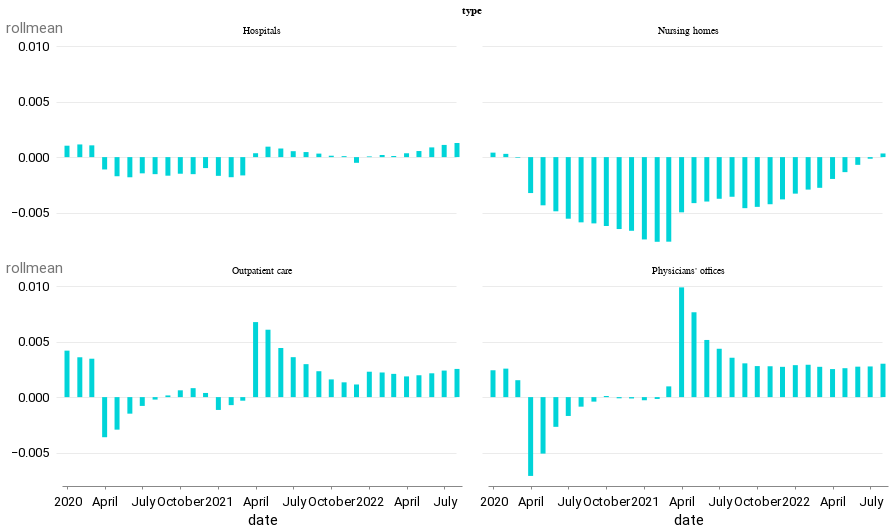

The cell this chart's notebook holds for it:
### Code cell
alt.Chart(
    combined_rollmean[combined_rollmean["date"] >= "2020-01-01"]
).mark_bar().encode(x=alt.X("date"), y=alt.Y("rollmean")).properties(
    width=400, height=200
).facet(
    facet=alt.Facet("type:O"), columns=2
)

### Figure 1 — Vega-Lite specification as saved in the notebook (floating-point values rounded to 4 significant figures)
{"config": {"view": {"width": 800, "height": 450, "strokeOpacity": 0}, "background": "#ffffff", "title": {"anchor": "start", "font": "Summit Sans", "fontColor": "palette[\"black\"]", "fontSize": 18, "fontWeight": "normal"}, "arc": {"fill": "#00d4d8"}, "area": {"fill": "#00d4d8"}, "line": {"stroke": "#00d4d8", "strokeWidth": 3}, "path": {"stroke": "#00d4d8"}, "rect": {"fill": "#00d4d8"}, "shape": {"stroke": "#00d4d8"}, "bar": {"fill": "#00d4d8"}, "point": {"stroke": "#00d4d8"}, "symbol": {"fill": "#00d4d8", "size": 30}, "axis": {"titleFont": "Roboto", "titleFontSize": 15, "titleFontWeight": "normal", "labelFont": "Roboto, sans", "labelFontSize": 13, "labelFontWeight": "normal"}, "axisX": {"labelAngle": 0, "labelPadding": 6, "tickSize": 3, "grid": false}, "axisY": {"labelBaseline": "middle", "maxExtent": 45, "minExtent": 45, "titleAlign": "left", "titleAngle": 0, "titleX": -45, "titleY": -11, "domainOpacity": 0, "gridWidth": 0.6, "gridColor": "#dddddd", "offset": 6, "tickSize": 0, "titleColor": "#767676"}, "legend": {"titleFont": "Roboto", "titleFontSize": 15, "titleFontWeight": "normal", "symbolType": "square", "labelFont": "Roboto, sans", "labelFontSize": 13}, "range": {"category": ["#005f66", "#e37e2d", "#d64a3b", "#76b0ef", "#c1bc40"], "diverging": ["#e68a4f", "#f4bb6a", "#f9e39c", "#dadfe2", "#a6b7c6", "#849eae"], "heatmap": ["#7ff6f6", "#00eeef", "#00d4d8", "#00abb2", "#00848b", "#fbf2c7", "#00363d"], "ordinal": ["#7ff6f6", "#00eeef", "#00d4d8", "#00abb2", "#00848b", "#fbf2c7", "#00363d"], "ramp": ["#7ff6f6", "#00eeef", "#00d4d8", "#00abb2", "#00848b", "#fbf2c7", "#00363d"]}}, "data": {"name": "data-cfa28d1aba3ae7a6f79422105570f959"}, "facet": {"field": "type", "type": "ordinal"}, "spec": {"mark": "bar", "encoding": {"x": {"field": "date", "type": "temporal"}, "y": {"field": "rollmean", "type": "quantitative"}}, "height": 200, "width": 400}, "columns": 2, "$schema": "https://vega.github.io/schema/vega-lite/v4.17.0.json", "datasets": {"data-cfa28d1aba3ae7a6f79422105570f959": [{"date": "2020-01-01T00:00:00", "value": 2720.0, "type": "Physicians' offices", "pct_change": 0.002396, "rollmean": 0.002416}, {"date": "2020-02-01T00:00:00", "value": 2728.0, "type": "Physicians' offices", "pct_change": 0.002868, "rollmean": 0.002563}, {"date": "2020-03-01T00:00:00", "value": 2700.0, "type": "Physicians' offices", "pct_change": -0.0103, "rollmean": 0.001522}, {"date": "2020-04-01T00:00:00", "value": 2425.0, "type": "Physicians' offices", "pct_change": -0.1017, "rollmean": -0.007093}, {"date": "2020-05-01T00:00:00", "value": 2492.0, "type": "Physicians' offices", "pct_change": 0.02747, "rollmean": -0.005084}, {"date": "2020-06-01T00:00:00", "value": 2569.0, "type": "Physicians' offices", "pct_change": 0.03127, "rollmean": -0.002675}, {"date": "2020-07-01T00:00:00", "value": 2604.0, "type": "Physicians' offices", "pct_change": 0.01347, "rollmean": -0.001696}, {"date": "2020-08-01T00:00:00", "value": 2636.0, "type": "Physicians' offices", "pct_change": 0.0121, "rollmean": -0.0008597}, {"date": "2020-09-01T00:00:00", "value": 2658.0, "type": "Physicians' offices", "pct_change": 0.008348, "rollmean": -0.0004066}, {"date": "2020-10-01T00:00:00", "value": 2675.0, "type": "Physicians' offices", "pct_change": 0.00666, "rollmean": 0.0001019}, {"date": "2020-11-01T00:00:00", "value": 2684.0, "type": "Physicians' offices", "pct_change": 0.003177, "rollmean": -0.0001073}, {"date": "2020-12-01T00:00:00", "value": 2691.0, "type": "Physicians' offices", "pct_change": 0.002795, "rollmean": -0.0001239}, {"date": "2021-01-01T00:00:00", "value": 2692.0, "type": "Physicians' offices", "pct_change": 0.0004831, "rollmean": -0.0002833}, {"date": "2021-02-01T00:00:00", "value": 2704.0, "type": "Physicians' offices", "pct_change": 0.004271, "rollmean": -0.0001664}, {"date": "2021-03-01T00:00:00", "value": 2713.0, "type": "Physicians' offices", "pct_change": 0.003291, "rollmean": 0.0009664}, {"date": "2021-04-01T00:00:00", "value": 2727.0, "type": "Physicians' offices", "pct_change": 0.005197, "rollmean": 0.009876}, {"date": "2021-05-01T00:00:00", "value": 2729.0, "type": "Physicians' offices", "pct_change": 0.0005867, "rollmean": 0.007637}, {"date": "2021-06-01T00:00:00", "value": 2732.0, "type": "Physicians' offices", "pct_change": 0.001356, "rollmean": 0.005144}, {"date": "2021-07-01T00:00:00", "value": 2743.0, "type": "Physicians' offices", "pct_change": 0.003953, "rollmean": 0.004351}, {"date": "2021-08-01T00:00:00", "value": 2750.0, "type": "Physicians' offices", "pct_change": 0.002406, "rollmean": 0.003544}, {"date": "2021-09-01T00:00:00", "value": 2756.0, "type": "Physicians' offices", "pct_change": 0.002291, "rollmean": 0.003039}, {"date": "2021-10-01T00:00:00", "value": 2766.0, "type": "Physicians' offices", "pct_change": 0.003701, "rollmean": 0.002792}, {"date": "2021-11-01T00:00:00", "value": 2774.0, "type": "Physicians' offices", "pct_change": 0.003001, "rollmean": 0.002778}, {"date": "2021-12-01T00:00:00", "value": 2780.0, "type": "Physicians' offices", "pct_change": 0.002163, "rollmean": 0.002725}, {"date": "2022-01-01T00:00:00", "value": 2787.0, "type": "Physicians' offices", "pct_change": 0.002302, "rollmean": 0.002877}, {"date": "2022-02-01T00:00:00", "value": 2800.0, "type": "Physicians' offices", "pct_change": 0.004701, "rollmean": 0.002912}, {"date": "2022-03-01T00:00:00", "value": 2803.0, "type": "Physicians' offices", "pct_change": 0.001071, "rollmean": 0.002727}, {"date": "2022-04-01T00:00:00", "value": 2811.0, "type": "Physicians' offices", "pct_change": 0.002747, "rollmean": 0.002523}, {"date": "2022-05-01T00:00:00", "value": 2815.0, "type": "Physicians' offices", "pct_change": 0.00153, "rollmean": 0.002602}, {"date": "2022-06-01T00:00:00", "value": 2824.0, "type": "Physicians' offices", "pct_change": 0.00302, "rollmean": 0.00274}, {"date": "2022-07-01T00:00:00", "value": 2835.0, "type": "Physicians' offices", "pct_change": 0.004179, "rollmean": 0.002759}, {"date": "2022-08-01T00:00:00", "value": 2850.0, "type": "Physicians' offices", "pct_change": 0.005361, "rollmean": 0.003005}, {"date": "2020-01-01T00:00:00", "value": 3379.0, "type": "Nursing homes", "pct_change": 0.002433, "rollmean": 0.0004038}, {"date": "2020-02-01T00:00:00", "value": 3377.0, "type": "Nursing homes", "pct_change": -0.000444, "rollmean": 0.0002925}, {"date": "2020-03-01T00:00:00", "value": 3371.0, "type": "Nursing homes", "pct_change": -0.001806, "rollmean": -5.365e-05}, {"date": "2020-04-01T00:00:00", "value": 3244.0, "type": "Nursing homes", "pct_change": -0.03785, "rollmean": -0.003235}, {"date": "2020-05-01T00:00:00", "value": 3200.0, "type": "Nursing homes", "pct_change": -0.01341, "rollmean": -0.004338}, {"date": "2020-06-01T00:00:00", "value": 3181.0, "type": "Nursing homes", "pct_change": -0.005875, "rollmean": -0.004877}, {"date": "2020-07-01T00:00:00", "value": 3160.0, "type": "Nursing homes", "pct_change": -0.006696, "rollmean": -0.005543}, {"date": "2020-08-01T00:00:00", "value": 3147.0, "type": "Nursing homes", "pct_change": -0.004019, "rollmean": -0.005871}, {"date": "2020-09-01T00:00:00", "value": 3142.0, "type": "Nursing homes", "pct_change": -0.001779, "rollmean": -0.005965}, {"date": "2020-10-01T00:00:00", "value": 3134.0, "type": "Nursing homes", "pct_change": -0.002546, "rollmean": -0.006199}, {"date": "2020-11-01T00:00:00", "value": 3123.0, "type": "Nursing homes", "pct_change": -0.003415, "rollmean": -0.006474}, {"date": "2020-12-01T00:00:00", "value": 3110.0, "type": "Nursing homes", "pct_change": -0.004163, "rollmean": -0.006631}, {"date": "2021-01-01T00:00:00", "value": 3088.0, "type": "Nursing homes", "pct_change": -0.006913, "rollmean": -0.00741}, {"date": "2021-02-01T00:00:00", "value": 3079.0, "type": "Nursing homes", "pct_change": -0.002979, "rollmean": -0.007621}, {"date": "2021-03-01T00:00:00", "value": 3074.0, "type": "Nursing homes", "pct_change": -0.001689, "rollmean": -0.007611}, {"date": "2021-04-01T00:00:00", "value": 3055.0, "type": "Nursing homes", "pct_change": -0.006148, "rollmean": -0.004969}, {"date": "2021-05-01T00:00:00", "value": 3044.0, "type": "Nursing homes", "pct_change": -0.00347, "rollmean": -0.004141}, {"date": "2021-06-01T00:00:00", "value": 3032.0, "type": "Nursing homes", "pct_change": -0.004171, "rollmean": -0.003999}, {"date": "2021-07-01T00:00:00", "value": 3021.0, "type": "Nursing homes", "pct_change": -0.003694, "rollmean": -0.003749}, {"date": "2021-08-01T00:00:00", "value": 3015.0, "type": "Nursing homes", "pct_change": -0.001854, "rollmean": -0.003568}, {"date": "2021-09-01T00:00:00", "value": 2972.0, "type": "Nursing homes", "pct_change": -0.0141, "rollmean": -0.004595}, {"date": "2021-10-01T00:00:00", "value": 2969.0, "type": "Nursing homes", "pct_change": -0.001144, "rollmean": -0.004478}, {"date": "2021-11-01T00:00:00", "value": 2967.0, "type": "Nursing homes", "pct_change": -0.0005726, "rollmean": -0.004241}, {"date": "2021-12-01T00:00:00", "value": 2971.0, "type": "Nursing homes", "pct_change": 0.001078, "rollmean": -0.003804}, {"date": "2022-01-01T00:00:00", "value": 2968.0, "type": "Nursing homes", "pct_change": -0.0007069, "rollmean": -0.003287}, {"date": "2022-02-01T00:00:00", "value": 2973.0, "type": "Nursing homes", "pct_change": 0.001381, "rollmean": -0.002924}, {"date": "2022-03-01T00:00:00", "value": 2973.0, "type": "Nursing homes", "pct_change": 0.0002355, "rollmean": -0.002763}, {"date": "2022-04-01T00:00:00", "value": 2984.0, "type": "Nursing homes", "pct_change": 0.003431, "rollmean": -0.001965}, {"date": "2022-05-01T00:00:00", "value": 2995.0, "type": "Nursing homes", "pct_change": 0.003888, "rollmean": -0.001352}, {"date": "2022-06-01T00:00:00", "value": 3006.0, "type": "Nursing homes", "pct_change": 0.003706, "rollmean": -0.0006957}, {"date": "2022-07-01T00:00:00", "value": 3015.0, "type": "Nursing homes", "pct_change": 0.002894, "rollmean": -0.0001466}, {"date": "2022-08-01T00:00:00", "value": 3026.0, "type": "Nursing homes", "pct_change": 0.003848, "rollmean": 0.0003285}, {"date": "2020-01-01T00:00:00", "value": 5229.0, "type": "Hospitals", "pct_change": 0.001417, "rollmean": 0.001027}, {"date": "2020-02-01T00:00:00", "value": 5236.0, "type": "Hospitals", "pct_change": 0.001243, "rollmean": 0.001141}, {"date": "2020-03-01T00:00:00", "value": 5236.0, "type": "Hospitals", "pct_change": 7.64e-05, "rollmean": 0.001058}, {"date": "2020-04-01T00:00:00", "value": 5105.0, "type": "Hospitals", "pct_change": -0.025, "rollmean": -0.001112}, {"date": "2020-05-01T00:00:00", "value": 5070.0, "type": "Hospitals", "pct_change": -0.006895, "rollmean": -0.001722}, {"date": "2020-06-01T00:00:00", "value": 5079.0, "type": "Hospitals", "pct_change": 0.001736, "rollmean": -0.001814}, {"date": "2020-07-01T00:00:00", "value": 5093.0, "type": "Hospitals", "pct_change": 0.002894, "rollmean": -0.001461}, {"date": "2020-08-01T00:00:00", "value": 5102.0, "type": "Hospitals", "pct_change": 0.001688, "rollmean": -0.001534}, {"date": "2020-09-01T00:00:00", "value": 5102.0, "type": "Hospitals", "pct_change": 7.84e-05, "rollmean": -0.001673}, {"date": "2020-10-01T00:00:00", "value": 5115.0, "type": "Hospitals", "pct_change": 0.00245, "rollmean": -0.001496}, {"date": "2020-11-01T00:00:00", "value": 5120.0, "type": "Hospitals", "pct_change": 0.001095, "rollmean": -0.001534}, {"date": "2020-12-01T00:00:00", "value": 5158.0, "type": "Hospitals", "pct_change": 0.007363, "rollmean": -0.0009878}, {"date": "2021-01-01T00:00:00", "value": 5122.0, "type": "Hospitals", "pct_change": -0.00696, "rollmean": -0.001686}, {"date": "2021-02-01T00:00:00", "value": 5121.0, "type": "Hospitals", "pct_change": -0.0002343, "rollmean": -0.001809}, {"date": "2021-03-01T00:00:00", "value": 5131.0, "type": "Hospitals", "pct_change": 0.002011, "rollmean": -0.001648}, {"date": "2021-04-01T00:00:00", "value": 5126.0, "type": "Hospitals", "pct_change": -0.001033, "rollmean": 0.0003495}, {"date": "2021-05-01T00:00:00", "value": 5127.0, "type": "Hospitals", "pct_change": 0.0001951, "rollmean": 0.0009403}, {"date": "2021-06-01T00:00:00", "value": 5126.0, "type": "Hospitals", "pct_change": -0.0002536, "rollmean": 0.0007745}, {"date": "2021-07-01T00:00:00", "value": 5126.0, "type": "Hospitals", "pct_change": 0.0, "rollmean": 0.0005333}, {"date": "2021-08-01T00:00:00", "value": 5130.0, "type": "Hospitals", "pct_change": 0.0007413, "rollmean": 0.0004544}, {"date": "2021-09-01T00:00:00", "value": 5122.0, "type": "Hospitals", "pct_change": -0.001579, "rollmean": 0.0003163}, {"date": "2021-10-01T00:00:00", "value": 5122.0, "type": "Hospitals", "pct_change": 0.0001562, "rollmean": 0.0001251}, {"date": "2021-11-01T00:00:00", "value": 5126.0, "type": "Hospitals", "pct_change": 0.0006442, "rollmean": 8.76e-05}, {"date": "2021-12-01T00:00:00", "value": 5126.0, "type": "Hospitals", "pct_change": 0.0001561, "rollmean": -0.0005129}, {"date": "2022-01-01T00:00:00", "value": 5126.0, "type": "Hospitals", "pct_change": -5.852e-05, "rollmean": 6.216e-05}, {"date": "2022-02-01T00:00:00", "value": 5133.0, "type": "Hospitals", "pct_change": 0.001288, "rollmean": 0.000189}, {"date": "2022-03-01T00:00:00", "value": 5138.0, "type": "Hospitals", "pct_change": 0.0009547, "rollmean": 0.0001009}, {"date": "2022-04-01T00:00:00", "value": 5147.0, "type": "Hospitals", "pct_change": 0.001908, "rollmean": 0.000346}, {"date": "2022-05-01T00:00:00", "value": 5161.0, "type": "Hospitals", "pct_change": 0.002603, "rollmean": 0.0005466}, {"date": "2022-06-01T00:00:00", "value": 5180.0, "type": "Hospitals", "pct_change": 0.003682, "rollmean": 0.0008746}, {"date": "2022-07-01T00:00:00", "value": 5194.0, "type": "Hospitals", "pct_change": 0.002664, "rollmean": 0.001097}, {"date": "2022-08-01T00:00:00", "value": 5208.0, "type": "Hospitals", "pct_change": 0.00283, "rollmean": 0.001271}, {"date": "2020-01-01T00:00:00", "value": 997.4, "type": "Outpatient care", "pct_change": 0.005038, "rollmean": 0.004182}, {"date": "2020-02-01T00:00:00", "value": 997.2, "type": "Outpatient care", "pct_change": -0.0002005, "rollmean": 0.003586}, {"date": "2020-03-01T00:00:00", "value": 996.8, "type": "Outpatient care", "pct_change": -0.0004011, "rollmean": 0.003456}, {"date": "2020-04-01T00:00:00", "value": 915.3, "type": "Outpatient care", "pct_change": -0.08176, "rollmean": -0.00361}, {"date": "2020-05-01T00:00:00", "value": 924.5, "type": "Outpatient care", "pct_change": 0.01005, "rollmean": -0.002929}, {"date": "2020-06-01T00:00:00", "value": 944.6, "type": "Outpatient care", "pct_change": 0.02174, "rollmean": -0.00149}, {"date": "2020-07-01T00:00:00", "value": 957.1, "type": "Outpatient care", "pct_change": 0.01323, "rollmean": -0.0007925}, {"date": "2020-08-01T00:00:00", "value": 966.9, "type": "Outpatient care", "pct_change": 0.01024, "rollmean": -0.0002227}, {"date": "2020-09-01T00:00:00", "value": 976.8, "type": "Outpatient care", "pct_change": 0.01024, "rollmean": 0.0001511}, {"date": "2020-10-01T00:00:00", "value": 986.3, "type": "Outpatient care", "pct_change": 0.009726, "rollmean": 0.0006126}, {"date": "2020-11-01T00:00:00", "value": 990.4, "type": "Outpatient care", "pct_change": 0.004157, "rollmean": 0.0008064}, {"date": "2020-12-01T00:00:00", "value": 992.8, "type": "Outpatient care", "pct_change": 0.002423, "rollmean": 0.0003737}, {"date": "2021-01-01T00:00:00", "value": 979.6, "type": "Outpatient care", "pct_change": -0.0133, "rollmean": -0.001154}, {"date": "2021-02-01T00:00:00", "value": 984.5, "type": "Outpatient care", "pct_change": 0.005002, "rollmean": -0.0007205}, {"date": "2021-03-01T00:00:00", "value": 988.8, "type": "Outpatient care", "pct_change": 0.004368, "rollmean": -0.0003231}, {"date": "2021-04-01T00:00:00", "value": 991.9, "type": "Outpatient care", "pct_change": 0.003135, "rollmean": 0.006752}, {"date": "2021-05-01T00:00:00", "value": 993.7, "type": "Outpatient care", "pct_change": 0.001815, "rollmean": 0.006065}, {"date": "2021-06-01T00:00:00", "value": 995.7, "type": "Outpatient care", "pct_change": 0.002013, "rollmean": 0.004421}, {"date": "2021-07-01T00:00:00", "value": 999.0, "type": "Outpatient care", "pct_change": 0.003314, "rollmean": 0.003595}, {"date": "2021-08-01T00:00:00", "value": 1002.0, "type": "Outpatient care", "pct_change": 0.002703, "rollmean": 0.002967}, {"date": "2021-09-01T00:00:00", "value": 1004.0, "type": "Outpatient care", "pct_change": 0.002596, "rollmean": 0.00233}, {"date": "2021-10-01T00:00:00", "value": 1005.0, "type": "Outpatient care", "pct_change": 0.0008961, "rollmean": 0.001594}, {"date": "2021-11-01T00:00:00", "value": 1006.0, "type": "Outpatient care", "pct_change": 0.0009948, "rollmean": 0.00133}, {"date": "2021-12-01T00:00:00", "value": 1006.0, "type": "Outpatient care", "pct_change": 9.938e-05, "rollmean": 0.001137}, {"date": "2022-01-01T00:00:00", "value": 1007.0, "type": "Outpatient care", "pct_change": 0.0004969, "rollmean": 0.002286}, {"date": "2022-02-01T00:00:00", "value": 1011.0, "type": "Outpatient care", "pct_change": 0.004172, "rollmean": 0.002217}, {"date": "2022-03-01T00:00:00", "value": 1014.0, "type": "Outpatient care", "pct_change": 0.002868, "rollmean": 0.002092}, {"date": "2022-04-01T00:00:00", "value": 1014.0, "type": "Outpatient care", "pct_change": 0.0003945, "rollmean": 0.001863}, {"date": "2022-05-01T00:00:00", "value": 1017.0, "type": "Outpatient care", "pct_change": 0.003056, "rollmean": 0.001967}, {"date": "2022-06-01T00:00:00", "value": 1022.0, "type": "Outpatient care", "pct_change": 0.004128, "rollmean": 0.002143}, {"date": "2022-07-01T00:00:00", "value": 1028.0, "type": "Outpatient care", "pct_change": 0.006265, "rollmean": 0.002389}, {"date": "2022-08-01T00:00:00", "value": 1033.0, "type": "Outpatient care", "pct_change": 0.004475, "rollmean": 0.002537}]}}
